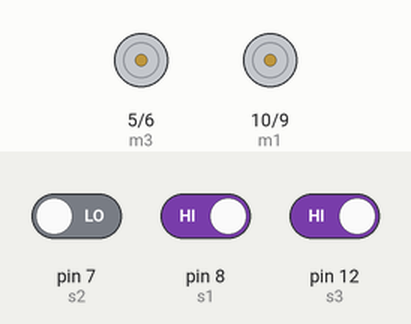
Simulated run of this sketch. Board: Arduino Uno, built with avr-gcc and run on an emulated ATmega328P. Shown: motor-driver pin pairs drawn as motors (green arrow = first pin HIGH = forward, orange = second pin HIGH = backward, longer = more drive). The test bench sets the inputs (shaded band); at power-on: pin 8 (s1) HIGH, pin 7 (s2) LOW, pin 12 (s3) HIGH.

Above: at 1.2 s.
1.3 s: pin 8 (s1) driven LOW
At 2.5 s:
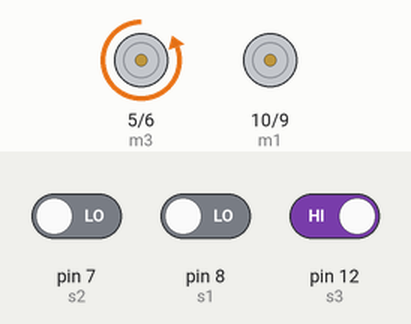
2.8 s: pin 7 (s2) driven HIGH and pin 12 (s3) driven LOW
At 3.6 s:
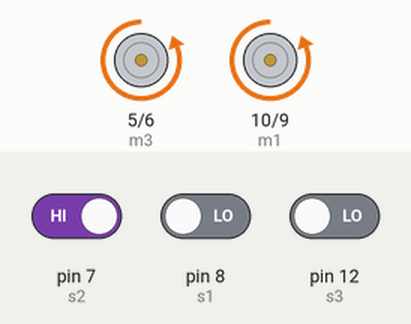
4.3 s: pin 7 (s2) driven LOW and pin 8 (s1) driven HIGH
At 4.8 s:
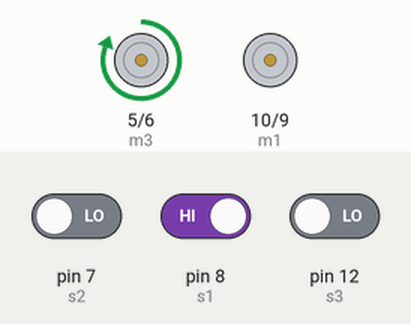
Timing chart, 0 to 7.3 s (numbered marks = the images above; inputs shaded):
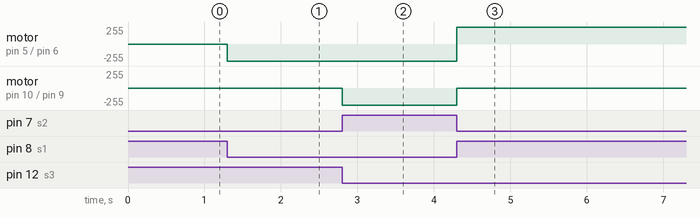

Measured:
- after the input at 1.3 s, motor on pin 5 (m3) / pin 6 (m4): stopped → backward 255/255 at once
- after the input at 2.8 s, motor on pin 10 (m1) / pin 9 (m2): stopped → backward 255/255 at once
- after the input at 4.3 s, motor on pin 5 (m3) / pin 6 (m4): backward 255/255 → forward 255/255 at once; motor on pin 10 (m1) / pin 9 (m2): backward 255/255 → stopped at once

The sketch:

Maze_2.ino
```cpp
#define m1 10  //Right Motor MA1
#define m2 9 //Right Motor MA2
#define m3 5  //Left Motor MB1
#define m4 6  //Left Motor MB2

#define s4 4
#define s1 8
#define s2 7
#define s3 12
#define s5 13
void setup ()
{
  pinMode(s1, INPUT);
  pinMode(s2, INPUT);
  pinMode(s3, INPUT);
  pinMode(s4, INPUT);
  pinMode(s5, INPUT);
  pinMode(m1, OUTPUT);
  pinMode(m2, OUTPUT);
  pinMode(m3, OUTPUT);
  pinMode(m4, OUTPUT);
}
  void Forward()
  {
    analogWrite(m4,255);
    analogWrite(m1,0);
    analogWrite(m2,255);
    analogWrite(m3,0);


  }
void Right()
{
analogWrite(m1,0);
analogWrite(m2,0);
analogWrite(m3,255);
analogWrite(m4,0);
}

void Left()
{
analogWrite(m1,0);
analogWrite(m4,255);
analogWrite(m2,0);
analogWrite(m3,0);

}
void Back()
{
analogWrite(m1,255);
analogWrite(m4,0);
analogWrite(m3,255);
analogWrite(m2,0);


}
void Stop()
{
analogWrite(m1,0);
analogWrite(m4,0);
analogWrite(m3,0);
analogWrite(m2,0);


}


void loop ()
{
int   IR1 = digitalRead(s1);
int   IR2 = digitalRead(s2);
 int  IR3 = digitalRead(s3);

  if (IR1 == LOW && IR2 == HIGH && IR3 == LOW)//Straight path
    {
     Forward();
    }

  if (IR1 == HIGH && IR2 == LOW && IR3 == LOW)//Left turn
    {
     Right();
     delay(500);
    }

  if (IR1 == LOW && IR2 == LOW && IR3 == HIGH)//Right Turn
    {
      Left();
      delay(500);
    }

//  if (IR1 == HIGH && IR2 == LOW && IR3 == HIGH)//T Intersection
//    {
//      Right(); // As left is possible
//    }

//  if (IR1 == HIGH && IR2 == HIGH && IR3 == LOW)//Left T Intersection
//    {
//      Right();// As Left is possible
//    }

//  if (IR1 == LOW && IR2 == HIGH && IR3 == HIGH)//Right T Tntersection
//    {
//     Left();//As Straight path is possible
//    }

//  if (IR1 == LOW && IR2 ==LOW && IR3 == LOW)//Dead End
//    {
//      Stop(); //As no other direction is possible
//    }

//  if (IR1 == HIGH && IR2 == HIGH && IR3 == HIGH)//4 Lane intersection
//    {
//     Right(); //As no other direction is possible
//    }

//  if (IR1 == HIGH && IR2 == HIGH && IR3 == HIGH)//End of Maze
//    {
////     Stop(); //As no other direction is possible
//    }
}
```
